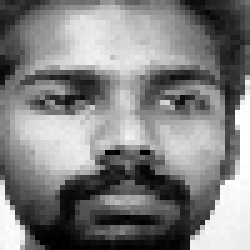
#> input picture people/angappan/50.jpg, 50 x 50 px (shown 5 times larger)
$ python -i face_cor.py   (imports and definitions only)   (older library calls are emulated)
#> lines starting #> are read from the running program, lines starting #| are printed output that depends on the picture
#> further down, picture is the input picture: shape (50, 50, 3); min 0, max 255, mean 128.9

from face_utils import *
import math
import matplotlib.pyplot as plt
import cv2
import numpy as np


def adjust_gamma(image, gamma=1.0):
    faces = []
    invGamma = 1.0 / gamma
    table = np.array([((i / 255.0) ** invGamma) * 255
      for i in np.arange(0, 256)]).astype("uint8")

    for f in range(0,6):
        faces.append(cv2.LUT(image, table))
    return faces

def radius2stdev(radius):
    """
    Return std deviation corresponding to a given radius.
    I got this from: https://gitlab.gnome.org/GNOME/gimp/blob/master/plug-ins/common/edge-dog.c
    """
    stdev  = math.sqrt (-(radius * radius) / (2 * math.log (1.0 / 255.0)))
    return stdev

def DoG_img(img):
    # Load image, make float and scale to range 0..1
    im = img.astype(np.float)
    im = im/255.0

    stdev1  = radius2stdev(22.0)
    stdev2  = radius2stdev(5.0)

    g1 = cv2.GaussianBlur(im,(0,0),stdev1,stdev1)
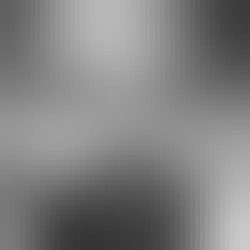
#> g1: shape (50, 50, 3) float64 (shown 5 times larger); min 0.209, max 0.798, mean 0.505
    g2 = cv2.GaussianBlur(im,(0,0),stdev2,stdev2)
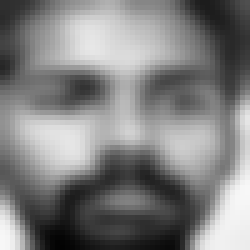
#> g2: shape (50, 50, 3) float64 (shown 5 times larger); min 0.0111, max 0.974, mean 0.505
    result = g1-g2
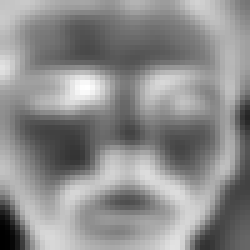
#> result: shape (50, 50, 3) float64 (shown 5 times larger); min -0.486, max 0.393, mean 0.000172; drawn with min black and max white
    result = (result * 255).astype(np.uint8)
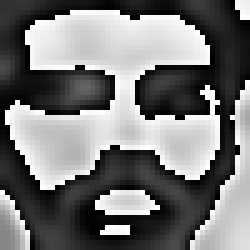
#> result: shape (50, 50, 3) (shown 5 times larger); min 0, max 255, mean 119.3
    resultn = cv2.normalize(result,None,alpha=0,beta=255,norm_type=cv2.NORM_MINMAX)

    return result,resultn

x = 'people/angappan/50.jpg'  #location of the image
# [2 lines not run here, left out]

gamma = 3.0                         # change the value here to get different result
# [1 line that did not run here, left out]
# [6 lines not run here, left out]

>>> import cv2
>>> picture = cv2.imread('people/angappan/50.jpg')
>>> result = DoG_img(picture)
